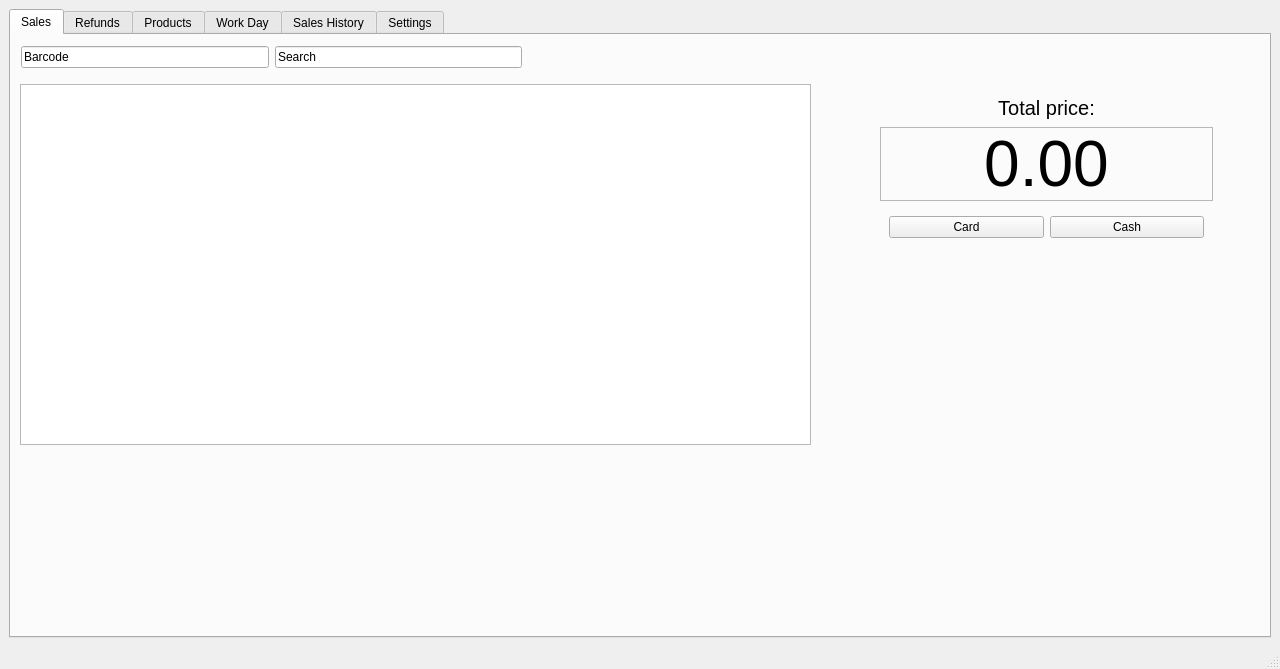
<?xml version="1.0" encoding="UTF-8"?>
<ui version="4.0">
 <class>QMainWindow</class>
 <widget class="QMainWindow" name="QMainWindow">
  <property name="geometry">
   <rect>
    <x>0</x>
    <y>0</y>
    <width>1280</width>
    <height>669</height>
   </rect>
  </property>
  <property name="sizePolicy">
   <sizepolicy hsizetype="Fixed" vsizetype="Fixed">
    <horstretch>0</horstretch>
    <verstretch>0</verstretch>
   </sizepolicy>
  </property>
  <property name="windowTitle">
   <string>StoreHub - Point Of Sale</string>
  </property>
  <widget class="QWidget" name="centralWidget">
   <layout class="QHBoxLayout" name="horizontalLayout_2">
    <item>
     <widget class="QTabWidget" name="tabWidget">
      <property name="sizePolicy">
       <sizepolicy hsizetype="Expanding" vsizetype="Expanding">
        <horstretch>0</horstretch>
        <verstretch>0</verstretch>
       </sizepolicy>
      </property>
      <property name="minimumSize">
       <size>
        <width>600</width>
        <height>600</height>
       </size>
      </property>
      <property name="layoutDirection">
       <enum>Qt::LayoutDirection::LeftToRight</enum>
      </property>
      <property name="currentIndex">
       <number>0</number>
      </property>
      <widget class="QWidget" name="tab">
       <attribute name="title">
        <string>Sales</string>
       </attribute>
       <widget class="QScrollArea" name="scrollArea">
        <property name="geometry">
         <rect>
          <x>9</x>
          <y>49</y>
          <width>791</width>
          <height>361</height>
         </rect>
        </property>
        <property name="widgetResizable">
         <bool>true</bool>
        </property>
        <widget class="QWidget" name="scrollAreaWidgetContents">
         <property name="geometry">
          <rect>
           <x>0</x>
           <y>0</y>
           <width>789</width>
           <height>359</height>
          </rect>
         </property>
         <widget class="QTableView" name="tableView">
          <property name="geometry">
           <rect>
            <x>-5</x>
            <y>-9</y>
            <width>801</width>
            <height>371</height>
           </rect>
          </property>
          <property name="autoFillBackground">
           <bool>false</bool>
          </property>
         </widget>
        </widget>
       </widget>
       <widget class="QFrame" name="frame">
        <property name="enabled">
         <bool>true</bool>
        </property>
        <property name="geometry">
         <rect>
          <x>860</x>
          <y>50</y>
          <width>351</width>
          <height>171</height>
         </rect>
        </property>
        <property name="sizePolicy">
         <sizepolicy hsizetype="Fixed" vsizetype="Fixed">
          <horstretch>0</horstretch>
          <verstretch>0</verstretch>
         </sizepolicy>
        </property>
        <property name="frameShape">
         <enum>QFrame::Shape::NoFrame</enum>
        </property>
        <property name="frameShadow">
         <enum>QFrame::Shadow::Plain</enum>
        </property>
        <layout class="QVBoxLayout" name="verticalLayout">
         <item>
          <widget class="QLabel" name="label_2">
           <property name="font">
            <font>
             <pointsize>15</pointsize>
            </font>
           </property>
           <property name="text">
            <string>Total price:</string>
           </property>
           <property name="alignment">
            <set>Qt::AlignmentFlag::AlignCenter</set>
           </property>
          </widget>
         </item>
         <item>
          <widget class="QLabel" name="label">
           <property name="font">
            <font>
             <pointsize>48</pointsize>
             <italic>false</italic>
             <bold>false</bold>
             <underline>false</underline>
             <strikeout>false</strikeout>
             <stylestrategy>PreferDefault</stylestrategy>
             <kerning>true</kerning>
            </font>
           </property>
           <property name="frameShape">
            <enum>QFrame::Shape::StyledPanel</enum>
           </property>
           <property name="frameShadow">
            <enum>QFrame::Shadow::Sunken</enum>
           </property>
           <property name="lineWidth">
            <number>1</number>
           </property>
           <property name="text">
            <string>0.00</string>
           </property>
           <property name="scaledContents">
            <bool>false</bool>
           </property>
           <property name="alignment">
            <set>Qt::AlignmentFlag::AlignCenter</set>
           </property>
          </widget>
         </item>
         <item>
          <widget class="QWidget" name="widget" native="true">
           <property name="sizePolicy">
            <sizepolicy hsizetype="Expanding" vsizetype="Fixed">
             <horstretch>0</horstretch>
             <verstretch>0</verstretch>
            </sizepolicy>
           </property>
           <layout class="QHBoxLayout" name="horizontalLayout">
            <item>
             <widget class="QPushButton" name="pushButton_2">
              <property name="text">
               <string>Card</string>
              </property>
             </widget>
            </item>
            <item>
             <widget class="QPushButton" name="pushButton">
              <property name="text">
               <string>Cash</string>
              </property>
             </widget>
            </item>
           </layout>
          </widget>
         </item>
        </layout>
       </widget>
       <widget class="QWidget" name="widget_2" native="true">
        <property name="geometry">
         <rect>
          <x>10</x>
          <y>0</y>
          <width>501</width>
          <height>45</height>
         </rect>
        </property>
        <layout class="QHBoxLayout" name="horizontalLayout_3">
         <item>
          <widget class="QLineEdit" name="lineEdit">
           <property name="text">
            <string>Barcode</string>
           </property>
          </widget>
         </item>
         <item>
          <widget class="QLineEdit" name="lineEdit_2">
           <property name="toolTip">
            <string/>
           </property>
           <property name="inputMask">
            <string/>
           </property>
           <property name="text">
            <string>Search</string>
           </property>
          </widget>
         </item>
        </layout>
       </widget>
      </widget>
      <widget class="QWidget" name="tab_3">
       <attribute name="title">
        <string>Refunds</string>
       </attribute>
      </widget>
      <widget class="QWidget" name="tab_2">
       <attribute name="title">
        <string>Products</string>
       </attribute>
       <widget class="QScrollArea" name="scrollArea_2">
        <property name="geometry">
         <rect>
          <x>9</x>
          <y>59</y>
          <width>781</width>
          <height>421</height>
         </rect>
        </property>
        <property name="widgetResizable">
         <bool>true</bool>
        </property>
        <widget class="QWidget" name="scrollAreaWidgetContents_2">
         <property name="geometry">
          <rect>
           <x>0</x>
           <y>0</y>
           <width>779</width>
           <height>419</height>
          </rect>
         </property>
        </widget>
       </widget>
       <widget class="QLineEdit" name="lineEdit_3">
        <property name="geometry">
         <rect>
          <x>10</x>
          <y>20</y>
          <width>281</width>
          <height>21</height>
         </rect>
        </property>
        <property name="text">
         <string>Search product...</string>
        </property>
       </widget>
      </widget>
      <widget class="QWidget" name="tab_4">
       <attribute name="title">
        <string>Work Day</string>
       </attribute>
      </widget>
      <widget class="QWidget" name="tab_6">
       <attribute name="title">
        <string>Sales History</string>
       </attribute>
      </widget>
      <widget class="QWidget" name="tab_5">
       <attribute name="title">
        <string>Settings</string>
       </attribute>
      </widget>
     </widget>
    </item>
   </layout>
  </widget>
  <widget class="QMenuBar" name="menubar">
   <property name="geometry">
    <rect>
     <x>0</x>
     <y>0</y>
     <width>1280</width>
     <height>24</height>
    </rect>
   </property>
  </widget>
  <widget class="QStatusBar" name="statusbar"/>
 </widget>
 <resources/>
 <connections/>
</ui>
